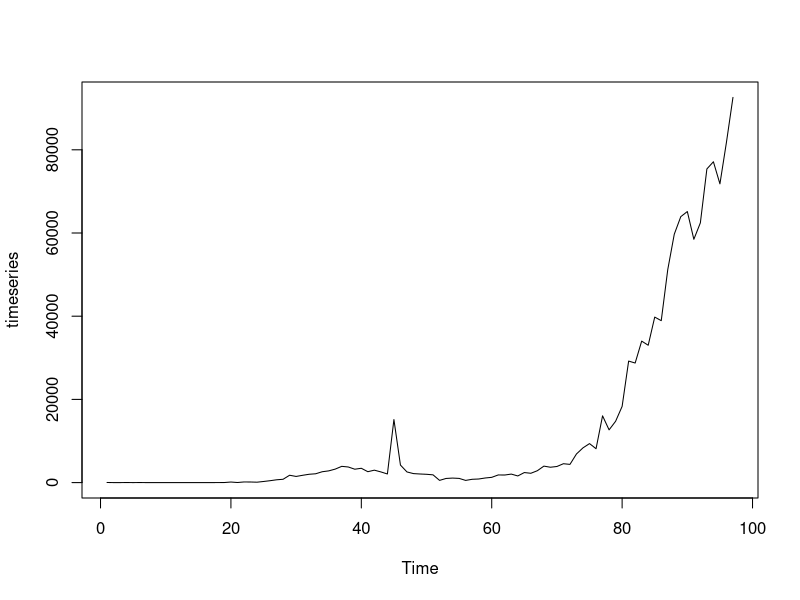
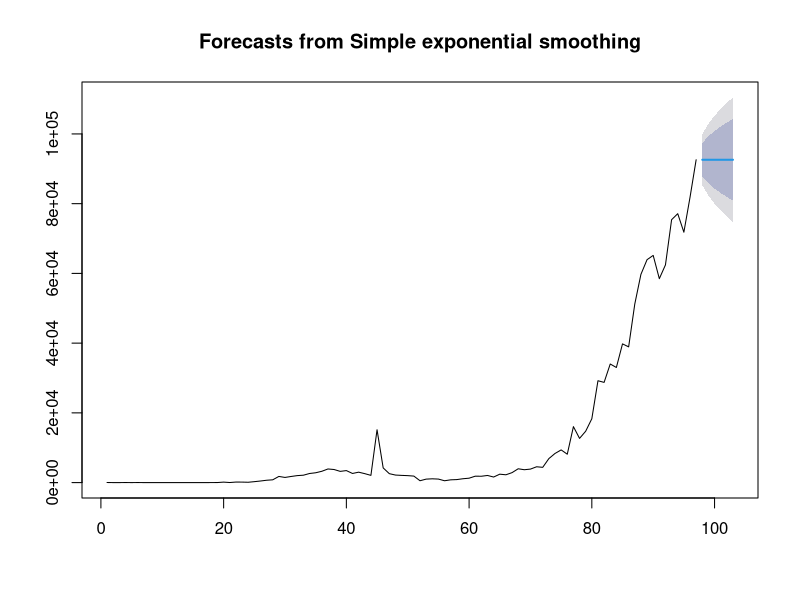
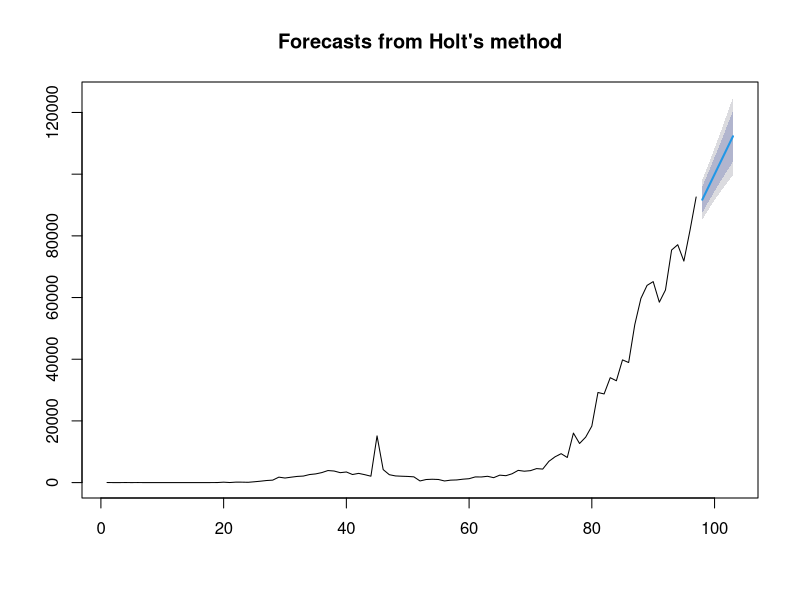

The R source for these figures, in order: (Note: this script raises an error after producing the figures.)
#Calling all the needed packages
library(readxl)
library(ggplot2)
library(forecast)

#importing the COVID 19 Excel data
#covid = read_excel("C:\\Users\\User\\Desktop\\COVID 19 Data.xlsx")
covid_data = c(27,0,0,17,0,15,0,0,0,0,0,0,0,1,0,1,0,5,17,136,20,153,142,97,266,453,673,797,1767,
                  1480,1756,2003,2120,2608,2818,3243,3907,3751,3218,3442,2619,2988,2565,2072,15151,
                  4215,2560,2162,2067,1995,1864,532,996,1085,1008,527,793,863,1106,1264,1838,1821,
                  2044,1596,2413,2239,2856,3961,3691,3871,4537,4378,6887,8355,9375,8140,16051,12678,
                  14740,18314,29214,28742,34011,33016,39785,38927,51204,59718,63937,65162,58487,62444,
                  75403,77128,71813,81805,92598)
length_data = length(covid_data)
length_data

#Making the data into a timeseries
timeseries = ts(covid_data,start = c(1), end = c(length_data), frequency = 1)
plot(timeseries)

#Simple Exponential Smoothing Method
se_model = ses(timeseries, h = 6)
plot(se_model)
summary(se_model)
#The forecast show the same value becuase the alpha value is close to 1.

#Holt's Trend Method
holt_trend = holt(timeseries, h = 6)
plot(holt_trend)
summary(holt_trend)

#Holt-Winters' Exponetial Smoothing Forecasting
hw = HoltWinters(timeseries)
plot(hw)

hw_forecast = predict(hw,n.ahead = 6, prediction.interval = T, level = 0.95)
plot(hw,hw_forecast)
summary(hw_forecast)

#ARIMA Forcasting
Arima = auto.arima(timeseries)
plot(forecast(Arima, h = 6))
summary(Arima)

#TBATS Forcasting
tbats_model = tbats(timeseries)
plot(tbats_model)

tbats_forecast = forecast::forecast(tbats_model, h = 6)
plot(tbats_forecast)
summary(tbats_forecast)

#I ended up using the Holt-Winters' forcasting Method to forcast the COVID 19 cases.
#This is becuase it takes into account the trend, seasonality.
#Further more the other mthod stated that their MAPE is Infinite which is too high for data forcasting.
#I tried log the data and cutting the first partof the data but it didn't make a difference to the forecast.
#I chose the fit forcasting as I believe it is the best fit prediction for the COVID 19 cases.
forecast_covid = summary(hw_forecast)
forecast_covid
